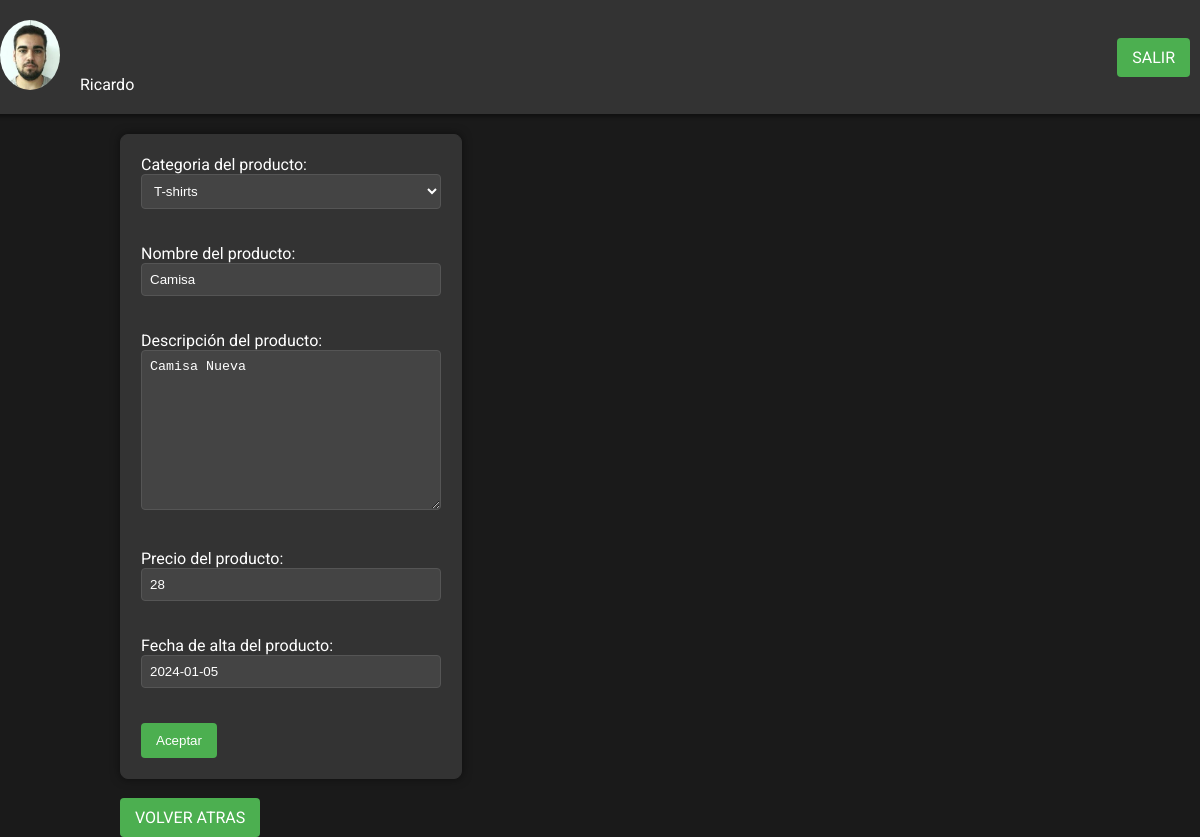
/PROYECTO/modificar_pro.php?idpro=1 (signed in), run on the app's committed database.
### tables this page shows
CREATE TABLE `usuarios` (
  `login` varchar(20) NOT NULL,
  `password` varchar(255) NOT NULL,
  `imagen` varchar(255) NOT NULL,
  `nombre` varchar(50) NOT NULL
);

CREATE TABLE `productos` (
  `id` int(11) NOT NULL,
  `idcat` int(11) NOT NULL,
  `nombre` varchar(200) NOT NULL,
  `detalle` text NOT NULL,
  `precio` float NOT NULL,
  `fecalta` date NOT NULL
);

### PROYECTO/modificar_pro.php (the view, shortened to what this page needs)
<?php
if  (isset($_GET['idpro'])){
    $idpro=filter_input(INPUT_GET,'idpro',FILTER_VALIDATE_INT);
    include 'config.php';
    try{
	$con = new PDO($dsn,$usuario,$contrasena);
    } catch (PDOException $e){
    }
} else {
    header("location:productos.php");
}
?>
<!DOCTYPE html>
<html lang="es">
<head>
</head>
<body>
  <header>
    <div>
        <?php
        try{
            $sql="SELECT nombre, imagen from usuarios";
            $stmt=$con->prepare($sql);
            if	($stmt->execute()){
                while	($fila=$stmt->fetch()){
                    echo "<img src='".$fila['imagen']."' width='60px' height='70px' />";
                    echo $fila['nombre'];
                }
            }
            } catch (PDOException $e){
                die ("Error al mostrar datos");
            } catch (Exception $e){
                die ("Error de acceso");
            }
        ?>
    </div>
    <a href="salir.php">SALIR</a>
  </header>
  <section>
    <form method="post">
        Categoria del producto:
        <select id="categoria" name="categoria">
        <?php
          try {
            $sql="Select nombre, id from categorias";
            $stmt=$con->prepare($sql);
            if  ($stmt->execute()){
              while ($fila=$stmt->fetch()){
        ?>
                    <option value="<?=$fila['id']?>"><?=$fila['nombre']?></option>
        <?php
              }
            }
            } catch (PDOException $e){
              echo $stmt->debugDumpParams();
              die("Error de conexión".$e->getMessage());
            }
        ?>
        </select><br><br>
        <?php
            try {
                $sql="SELECT * from productos where id=:x";
                $stmt=$con->prepare($sql);
                if  ($stmt->execute([":x"=>$idpro])){
                    if  ($fila=$stmt->fetch()){
        ?>
        Nombre del producto: <input type="text" name="nombre" value="<?=$fila['nombre']?>"  /><br/>
        <?=isset($errores['nombre']) ? "<span style='color:red'>{$errores['nombre']}</span>" : ''?><br>
        Descripción del producto: <br><textarea name="texto" height="161px" width="300px"  ><?=$fila['detalle']?></textarea><br>
        <?=isset($errores['texto']) ? "<span style='color:red'>{$errores['texto']}</span>" : ''?><br>
        Precio del producto: <input type="text" name="precio" value="<?=$fila['precio']?>"  /><br/>
        <?=isset($errores['precio']) ? "<span style='color:red'>{$errores['precio']}</span>" : ''?><br>
        Fecha de alta del producto: <input type="text" name="fecha" value="<?=$fila['fecalta']?>"  /><br/>
        <?=isset($errores['fecalta']) ? "<span style='color:red'>{$errores['fecalta']}</span>" : ''?><br>
        <input type="submit"  name="aceptar" value="Aceptar"/>
    </form>
        <?php
                    }
                }
            } catch (PDOException $e){
                die ("error al conectar". $e->getMessage());
            }
        ?>
    <br>
    <a href="productos.php">VOLVER ATRAS</a>
  </section>
</body>
</html>

### PROYECTO/modificar_pro.php (style rules this page uses)
body { display: flex; flex-direction: column; align-items: center; justify-content: center; margin: 0; font-family: 'Roboto', sans-serif; background-color: #1a1a1a; color: #fff; }
header { display: flex; align-items: center; justify-content: space-between; width: 100%; padding: 20px; background-color: #333; box-shadow: 0 2px 5px rgba(0, 0, 0, 0.5); }
header img { border-radius: 50%; margin-right: 20px; }
a, .button { display: inline-block; margin-right: 10px; background-color: #4CAF50; color: white; padding: 10px 15px; text-decoration: none; border: none; border-radius: 4px; cursor: pointer; }
section { width: 80%; margin-top: 20px; }
form { border: 1px solid #333; padding: 20px; border-radius: 8px; box-shadow: 0 0 10px rgba(0, 0, 0, 0.5); background-color: #333; width: 300px; }
input[type="text"], input[type="file"] { width: 100%; padding: 8px; margin-bottom: 16px; box-sizing: border-box; background-color: #444; color: #fff; border: 1px solid #555; border-radius: 4px; }
textarea { width: 100%; height: 160px; padding: 8px; margin-bottom: 16px; box-sizing: border-box; background-color: #444; color: #fff; border: 1px solid #555; border-radius: 4px; }
select { width: 100%; padding: 8px; margin-bottom: 16px; box-sizing: border-box; background-color: #444; color: #fff; border: 1px solid #555; border-radius: 4px; }
input[type="submit"] { background-color: #4CAF50; color: white; padding: 10px 15px; border: none; border-radius: 4px; cursor: pointer; }

### data on the page
usuarios: imagen (picture), nombre "Ricardo"
productos: nombre "Camisa", texto "Camisa Nueva", precio "28", fecha "2024-01-05"

### other printed values
form field categoria "T-shirts"
